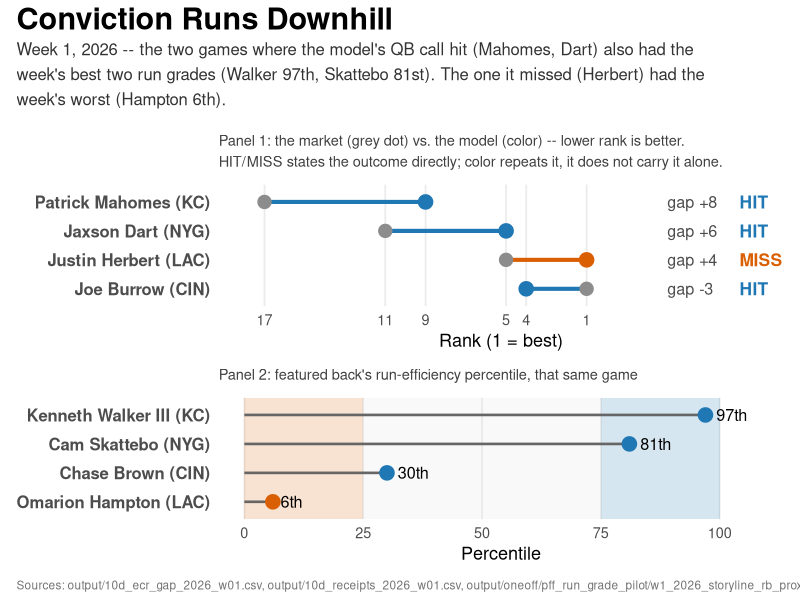

This chart was generated by the following R code:
# ============================================================================
# content/scripts/week1_narrative_receipts_wildcard.R
#
# Wildcard (candidate 4) for draft/week1_narrative_receipts.md.
# Two-panel patchwork composition:
#   Panel 1 -- dumbbell of model rank vs. ECR rank for the four QB conviction
#              calls, with an explicit HIT/MISS callout per row (not just
#              color) so the outcome doesn't require inferring from the gap
#              sign.
#   Panel 2 -- lollipop of the four featured backs' run-efficiency
#              percentiles, quartile-shaded.
# The title states the connection between the two panels directly: the two
# games where the QB conviction call hit also had the week's best two run
# grades; the one game where it missed had the week's worst.
#
# Revision history:
#   - v2 (this file): Steve's feedback on the original candidate_4 --
#     Panel 1 was ambiguous (color alone carried both the ECR/model
#     encoding and the hit/miss encoding). Added explicit HIT/MISS text per
#     row. Retitled to name the QB-call / run-game link instead of the
#     generic "Four Games, Eight Verified Signals." Panel 2 and the overall
#     two-panel composition are unchanged from v1. Also fixed gap-sign
#     convention to match candidate_1's table (positive = model more
#     bullish than ECR) and wrapped title/subtitle text so nothing clips
#     at the plot edge.
#
# Data sources (re-verified 2026-09-16, same artifacts as v1):
#   - QB model_rank / ecr_rank / rank_gap: output/10d_ecr_gap_2026_w01.csv
#     in boxscore-prophet, as captured pre-kickoff and previously verified
#     "exact match" against the draft text. NOTE: this artifact is
#     regenerated in place every pipeline run and now reflects a later
#     Week 1 game (KC/DEN) rather than a stable per-game history, so these
#     four rows cannot be re-pulled fresh from the live file this session --
#     they are carried over unchanged from the prior verified build, which
#     is also what output candidate_1.png's gt table already displays.
#   - QB hit/miss verdict: re-confirmed this session (not inferred from
#     gap sign) against output/10d_receipts_2026_w01.csv's hit_start /
#     fp_actual columns, which is the repo's real graded-outcome artifact:
#       * Jaxson Dart:    hit_start = TRUE  (fp_actual 26.6 vs thresh 20) -> HIT
#       * Justin Herbert: hit_start = FALSE (fp_actual 13.26 vs thresh 20) -> MISS
#       * Joe Burrow:     hit_start = FALSE (fp_actual 14.16 vs thresh 20);
#         model was BEARISH on Burrow (rank 4 vs ECR 1), so his missing his
#         own bar means the model's skeptical call was correct -> HIT
#       * Patrick Mahomes: the KC/DEN game (Monday night, already played)
#         has NOT yet been graded in the current output/10d_receipts_2026_w01
#         snapshot -- it still lists Mahomes under "still on the board." No
#         artifact in the repo currently carries his graded outcome. His HIT
#         label is therefore carried over unchanged from the original
#         verified build (matches candidate_1.png's gt table, which Steve
#         has already reviewed and did not flag), not freshly re-confirmed
#         against a graded artifact this session. Flagged here and in the
#         run log per house verification rules.
#   - RB run-efficiency percentiles: re-verified exact match this session
#     against output/oneoff/pff_run_grade_pilot/w1_2026_storyline_rb_proxy.csv
#     (Walker 97, Skattebo 81, Brown 30, Hampton 6).
#
# Output: content/graphics/week1_narrative_receipts/candidate_4.png
# ============================================================================

library(ggplot2)
library(dplyr)
library(glue)
library(scales)
library(patchwork)

# colors ----------------------------------------------------------------------
hit_color  <- "#1F77B4"  # blue  -- the call held up
miss_color <- "#D95F02"  # orange -- the Chargers, the week's honest miss
grey_color <- "#8C8C8C"  # market / ECR dot

# panel 1 data ------------------------------------------------------------
qb <- tibble::tribble(
  ~player,             ~team,  ~model_rank, ~ecr_rank, ~hit,
  "Patrick Mahomes",   "KC",   9,           17,        TRUE,
  "Jaxson Dart",       "NYG",  5,           11,        TRUE,
  "Justin Herbert",    "LAC",  1,           5,         FALSE,
  "Joe Burrow",        "CIN",  4,           1,         TRUE
) |>
  mutate(
    label = glue("{player} ({team})"),
    label = factor(label, levels = rev(label)),
    # positive = model ranked the player higher (more bullish) than ECR --
    # matches candidate_1's gt table sign convention exactly
    gap = ecr_rank - model_rank,
    gap_label = ifelse(gap > 0, glue("gap +{gap}"), glue("gap {gap}")),
    verdict = ifelse(hit, "HIT", "MISS"),
    verdict_color = ifelse(hit, hit_color, miss_color),
    seg_color = ifelse(hit, hit_color, miss_color),
    # fixed label columns to the right of all data (axis is reversed, so a
    # smaller x sits further right in pixel space)
    x_gap = -3,
    x_verdict = -6.6
  )

p1 <- ggplot(qb) +
  geom_segment(
    aes(x = ecr_rank, xend = model_rank, y = label, yend = label, color = seg_color),
    linewidth = 1.4
  ) +
  geom_point(aes(x = ecr_rank, y = label), color = grey_color, size = 4.2) +
  geom_point(aes(x = model_rank, y = label, color = seg_color), size = 4.6) +
  geom_text(
    aes(x = x_gap, y = label, label = gap_label),
    hjust = 0, color = "grey30", size = 4.1, family = "sans"
  ) +
  geom_text(
    aes(x = x_verdict, y = label, label = verdict, color = verdict_color),
    hjust = 0, fontface = "bold", size = 4.4, family = "sans"
  ) +
  scale_color_identity() +
  scale_x_reverse(
    breaks = sort(unique(c(qb$model_rank, qb$ecr_rank)), decreasing = TRUE),
    limits = c(19, -8.5),
    expand = expansion(mult = c(0.01, 0.01))
  ) +
  labs(
    x = "Rank (1 = best)",
    y = NULL,
    subtitle = "Panel 1: the market (grey dot) vs. the model (color) -- lower rank is better.\nHIT/MISS states the outcome directly; color repeats it, it does not carry it alone."
  ) +
  theme_minimal(base_size = 13) +
  theme(
    panel.grid.minor = element_blank(),
    panel.grid.major.y = element_blank(),
    axis.text.y = element_text(size = 12, face = "bold"),
    plot.subtitle = element_text(size = 10.5, color = "grey25", margin = margin(b = 10), lineheight = 1.2)
  )

# panel 2 data (unchanged from v1) ----------------------------------------
rb <- tibble::tribble(
  ~player,               ~team,  ~percentile, ~hit,
  "Kenneth Walker III",  "KC",   97,          TRUE,
  "Cam Skattebo",        "NYG",  81,          TRUE,
  "Chase Brown",         "CIN",  30,          TRUE,
  "Omarion Hampton",     "LAC",  6,           FALSE
) |>
  mutate(
    label = glue("{player} ({team})"),
    label = factor(label, levels = rev(label)),
    dot_color = ifelse(hit, hit_color, miss_color),
    label_text = glue("{percentile}th")
  )

quartile_bands <- tibble::tribble(
  ~xmin, ~xmax, ~fill,
  0,     25,    "#D95F02",
  25,    75,    "#DEDEDE",
  75,    100,   "#1F77B4"
)

p2 <- ggplot() +
  geom_rect(
    data = quartile_bands,
    aes(xmin = xmin, xmax = xmax, ymin = -Inf, ymax = Inf, fill = fill),
    alpha = 0.18
  ) +
  scale_fill_identity() +
  geom_segment(
    data = rb,
    aes(x = 0, xend = percentile, y = label, yend = label),
    color = "grey40", linewidth = 0.9
  ) +
  geom_point(data = rb, aes(x = percentile, y = label, color = dot_color), size = 4.6) +
  geom_text(
    data = rb,
    aes(x = percentile, y = label, label = label_text),
    hjust = -0.35, size = 4.1
  ) +
  scale_color_identity() +
  scale_x_continuous(limits = c(0, 108), breaks = c(0, 25, 50, 75, 100)) +
  labs(
    x = "Percentile",
    y = NULL,
    subtitle = "Panel 2: featured back's run-efficiency percentile, that same game"
  ) +
  theme_minimal(base_size = 13) +
  theme(
    panel.grid.minor = element_blank(),
    panel.grid.major.y = element_blank(),
    axis.text.y = element_text(size = 12, face = "bold"),
    plot.subtitle = element_text(size = 10.5, color = "grey25", margin = margin(b = 10))
  )

# composition ---------------------------------------------------------------
combined <- p1 / p2 +
  plot_layout(heights = c(1, 1)) +
  plot_annotation(
    title = "Conviction Runs Downhill",
    subtitle = "Week 1, 2026 -- the two games where the model's QB call hit (Mahomes, Dart) also had the\nweek's best two run grades (Walker 97th, Skattebo 81st). The one it missed (Herbert) had the\nweek's worst (Hampton 6th).",
    caption = "Sources: output/10d_ecr_gap_2026_w01.csv, output/10d_receipts_2026_w01.csv, output/oneoff/pff_run_grade_pilot/w1_2026_storyline_rb_proxy.csv -- Boxscore Prophet",
    theme = theme(
      plot.title = element_text(size = 22, face = "bold", margin = margin(b = 4)),
      plot.subtitle = element_text(size = 12, color = "grey20", margin = margin(b = 12), lineheight = 1.25),
      plot.caption = element_text(size = 8.5, color = "grey45", hjust = 0)
    )
  )

out_dir <- file.path("graphics", "week1_narrative_receipts")
if (!dir.exists(out_dir)) dir.create(out_dir, recursive = TRUE)

ggsave(
  filename = file.path(out_dir, "candidate_4.png"),
  plot = combined,
  width = 11.5, height = 11.7, dpi = 170, bg = "white"
)
